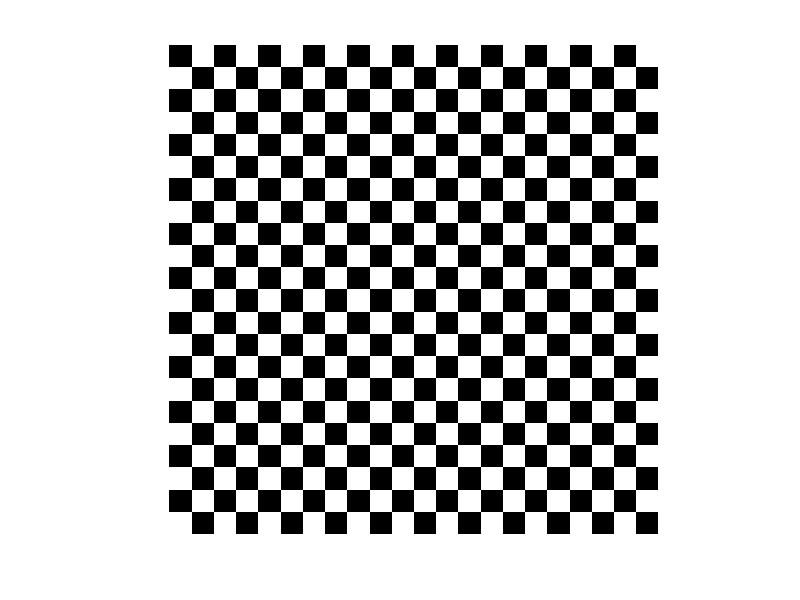

Reproduce this figure in MATLAB.
function [] = blackWhiteTiles()
%Print black & white tiles image
%   Detailed explanation goes here
a = zeros(1000, 1000);
a(1:2:end, 1:2:end) = 1;
a(2:2:end, 2:2:end) = 1;
imshow(a);
end

